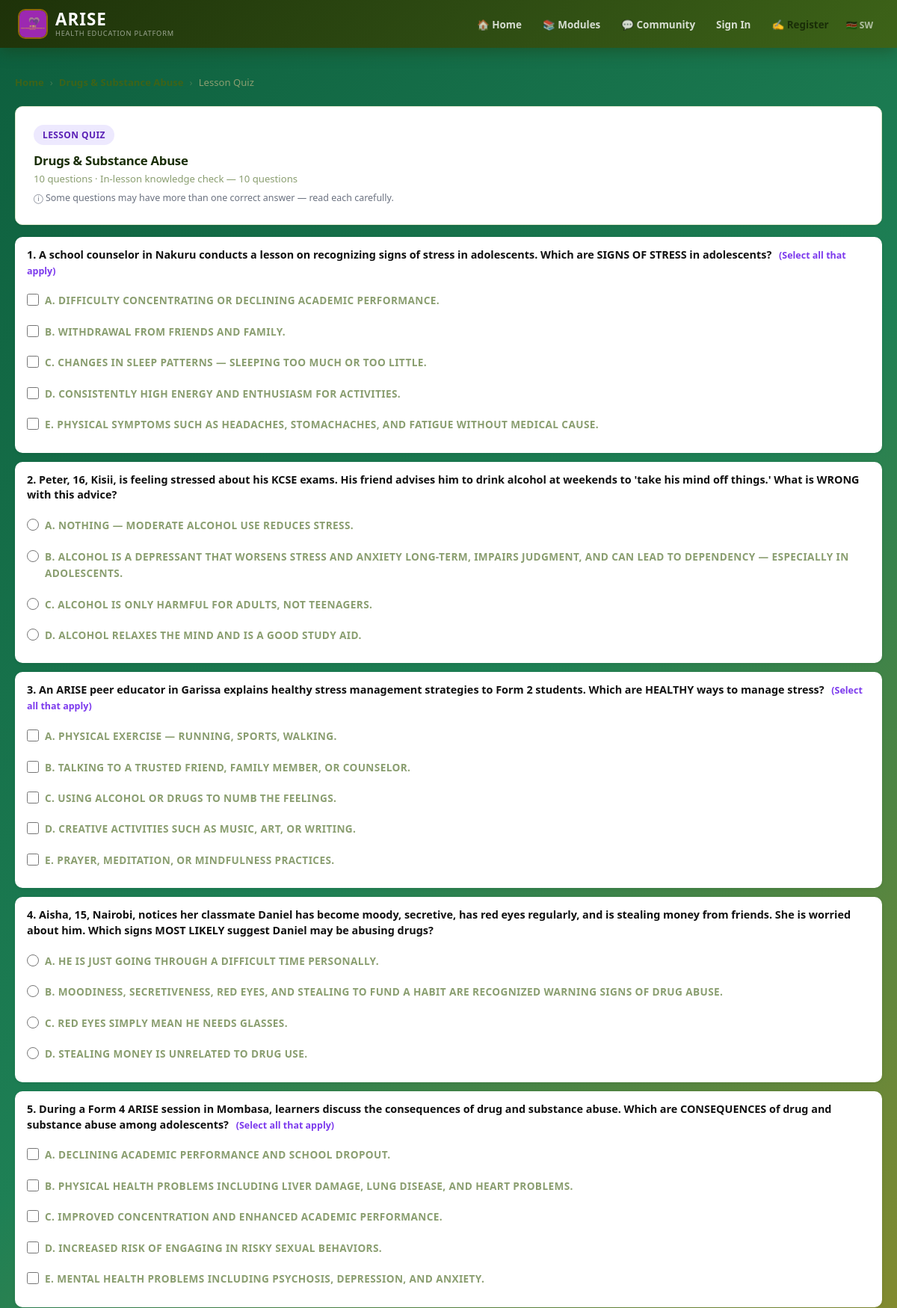
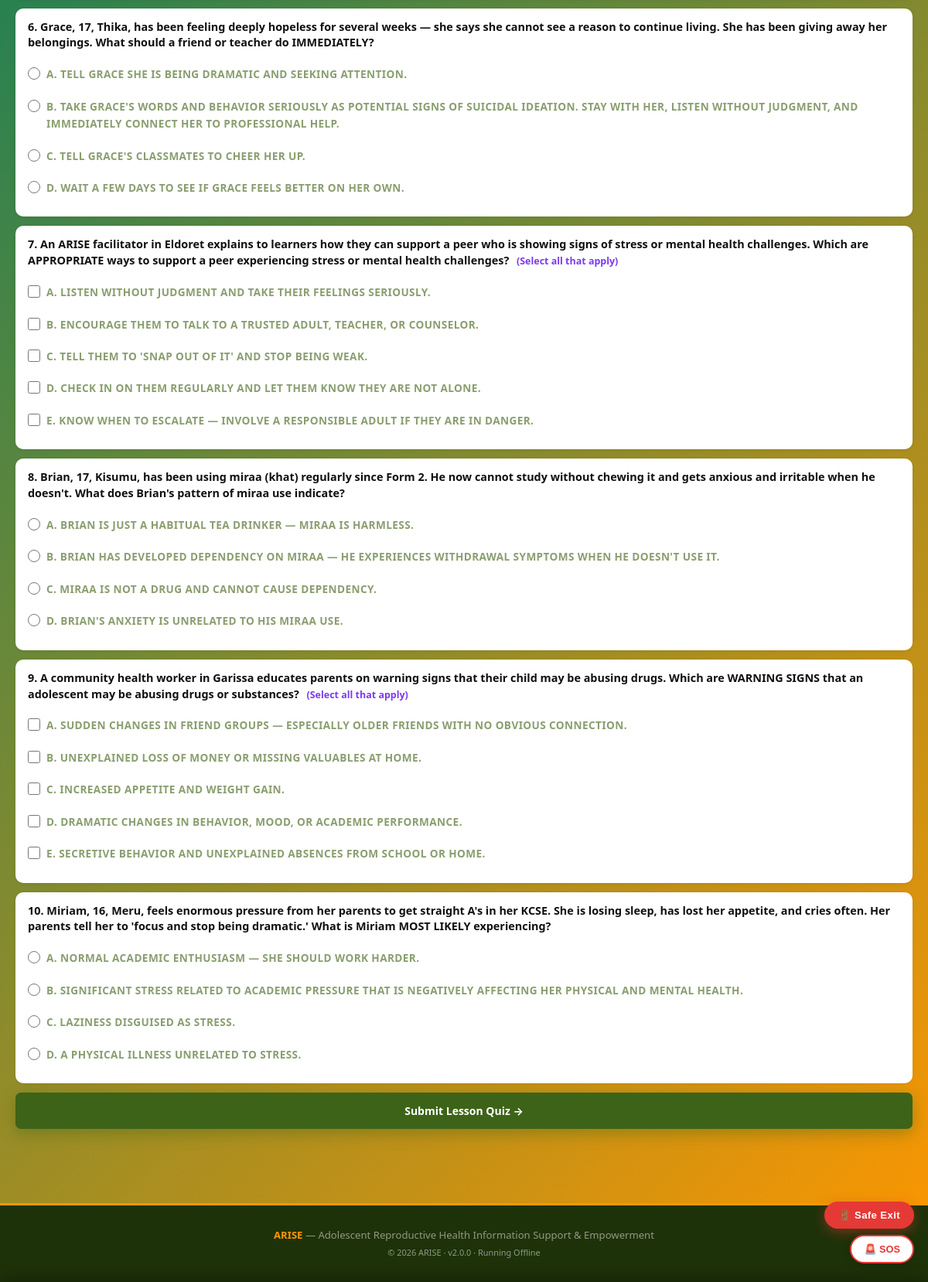
/?p=pre_test&module=drugs-substance-abuse&type=lesson (signed in), run on the app's committed database (2 pictures, top to bottom).
### tables this page shows
CREATE TABLE modules (
    id INTEGER PRIMARY KEY AUTOINCREMENT,
    title TEXT NOT NULL,
    slug TEXT UNIQUE NOT NULL,
    description TEXT,
    icon TEXT DEFAULT '📚',
    sort_order INTEGER DEFAULT 0,
    is_active INTEGER DEFAULT 1,
    created_by INTEGER,
    created_at DATETIME DEFAULT CURRENT_TIMESTAMP
, thumbnail TEXT, content_warning TEXT, school_id TEXT, require_pretest INTEGER DEFAULT 1, require_posttest INTEGER DEFAULT 1);

CREATE TABLE quiz_questions (
    id INTEGER PRIMARY KEY AUTOINCREMENT,
    module_id INTEGER NOT NULL,
    question_type TEXT DEFAULT 'mcq',
    question TEXT NOT NULL,
    option_a TEXT,
    option_b TEXT,
    option_c TEXT,
    option_d TEXT,
    correct_option TEXT,
    explanation TEXT,
    essay_hint TEXT,
    min_words INTEGER DEFAULT 0,
    max_marks INTEGER DEFAULT 1,
    sort_order INTEGER DEFAULT 0, competency TEXT, difficulty TEXT DEFAULT 'MEDIUM', is_published INTEGER DEFAULT 0, option_e TEXT DEFAULT '', section TEXT DEFAULT 'lesson',
    FOREIGN KEY (module_id) REFERENCES modules(id)
);

### includes/config.php (called while the page is built, shortened)
<?php
function db(): SQLite3 {
    static $db = null;
    if ($db === null) {
        $db = new SQLite3(DB_PATH);
        $db->enableExceptions(true);
        $db->exec('PRAGMA journal_mode=WAL');
        $db->exec('PRAGMA foreign_keys=ON');
    }
    return $db;
}
function e(string $str): string {
    return htmlspecialchars($str, ENT_QUOTES, 'UTF-8');
}

### public/pages/pre_test.php (the view, shortened to what this page needs)
<?php
$moduleSlug = $_GET['module'] ?? '';
$testType   = $_GET['type'] ?? 'pre';
$module = $moduleSlug ? db()->querySingle("SELECT * FROM modules WHERE slug='".SQLite3::escapeString($moduleSlug)."' AND is_active=1", true) : null;
function getOpts($q) {
    $opts = [];
    foreach (['a','b','c','d','e'] as $k) {
        $col = 'option_' . $k;
        if (!empty($q[$col])) $opts[$k] = $q[$col];
    }
    return $opts;
}
    ?>
    <?php return;
$questions = [];
$mid = intval($module['id']);
$sectionMap = ['pre' => 'pre', 'post' => 'post', 'lesson' => 'lesson'];
$section = $sectionMap[$testType] ?? 'pre';
$res = db()->query(
    "SELECT * FROM quiz_questions
     WHERE module_id=$mid AND section='" . SQLite3::escapeString($section) . "' AND is_published=1
     ORDER BY sort_order ASC"
);
while ($r = $res->fetchArray(SQLITE3_ASSOC)) $questions[] = $r;
$typeLabel = ['pre' => 'Pre-Test', 'post' => 'Post-Test', 'lesson' => 'Lesson Quiz'][$testType] ?? 'Quiz';
$typeDesc  = ['pre' => 'Before you start &mdash; check what you already know', 'post' => 'After completing &mdash; see how much you\'ve learned', 'lesson' => 'In-lesson knowledge check &mdash; 10 questions'][$testType] ?? '';
$badgeClass = ['pre' => 'badge-pre', 'post' => 'badge-post', 'lesson' => 'badge-lesson'][$testType] ?? 'badge-pre';
?>
<div class="container">
  <div class="breadcrumb"><a href="/arise/">Home</a> <span class="sep">&#8250;</span> <a href="/arise/?p=module&slug=<?= e($moduleSlug) ?>"><?= e($module['title']) ?></a> <span class="sep">&#8250;</span> <span><?= $typeLabel ?></span></div>
  <div class="dp-card" style="margin-bottom:16px">
    <span class="test-type-badge <?= $badgeClass ?>"><?= $typeLabel ?></span>
    <h2 style="font-size:1.05rem;font-weight:800;margin-bottom:4px"><?= e($module['title']) ?></h2>
    <p class="text-muted" style="font-size:.82rem"><?= count($questions) ?> questions &middot; <?= $typeDesc ?></p>
    <?php if ($testType === 'lesson'): ?>
      <div style="font-size:.78rem;color:#6b7280;margin-top:4px;">&#9432; Some questions may have more than one correct answer &mdash; read each carefully.</div>
    <?php endif; ?>
  </div>
  <form method="post">
    <?php foreach ($questions as $i => $q):
      $opts = getOpts($q);
      $isMulti = ($q['question_type'] ?? 'mcq') === 'msq';
      $inputType = $isMulti ? 'checkbox' : 'radio';
      $inputName = $isMulti ? "q{$q['id']}[]" : "q{$q['id']}";
    ?>
    <div class="test-card">
      <div class="qr-q"><?= $i + 1 ?>. <?= e($q['question']) ?>
        <?php if ($isMulti): ?>
          <span style="font-size:.78rem;color:#7c3aed;font-weight:600;margin-left:6px;">(Select all that apply)</span>
        <?php endif; ?>
      </div>
      <?php foreach ($opts as $k => $v): ?>
        <label style="display:flex;align-items:flex-start;gap:8px;padding:7px 0;cursor:pointer;font-size:.85rem">
          <input type="<?= $inputType ?>" name="<?= $inputName ?>" value="<?= $k ?>"
                 style="width:16px;height:16px;margin-top:2px;flex-shrink:0;accent-color:var(--green)">
          <span><strong><?= strtoupper($k) ?>.</strong> <?= e($v) ?></span>
        </label>
      <?php endforeach; ?>
    </div>
    <?php endforeach; ?>
    <button type="submit" class="btn btn-primary" style="width:100%;padding:14px">
      Submit <?= $typeLabel ?> &#8594;
    </button>
  </form>
</div>

### public/css/style.css (style rules this page uses)
:root { --green: #3D6318; --green-dark: #2D4A12; --green-deeper:#1E3209; --green-mid: #4F7E20; --green-light: #D4EDAA; --green-pale: #F0F8E8; --orange: #FF9700; --orange-dark: #E07800; --orange-deeper:#B86200; --orange-light: #FFE4A3; --orange-pale: #FFF7E6; --blue: #1D4ED8; --blue-light: #DBEAFE; --blue-pale: #EFF6FF; --purple: #7C3AED; --purple-light:#EDE9FE; --purple-pale: #F5F3FF; --ok: #3D6318; --ok-l: #D4EDAA; --err: #DC2626; --err-l: #FEE2E2; --warn: #FF9700; --warn-l: #FFE4A3; --info: #1D4ED8; --info-l: #DBEAFE; --dark: #1A2E08; --dark-2: #2D4A12; --mid: #4A6428; --muted: #8A9E70; --border: #DDE8CC; --bg: #F7FAF2; --white: #FFFFFF; --light: #EEF5E4; --shadow: 0 1px 3px rgba(0,0,0,.07), 0 1px 2px rgba(0,0,0,.05); --shadow-md: 0 4px 16px rgba(61,99,24,.14), 0 2px 8px rgba(0,0,0,.06); --shadow-lg: 0 10px 40px rgba(61,99,24,.18), 0 4px 12px rgba(0,0,0,.08); --shadow-g: 0 6px 20px rgba(61,99,24,.4); --shadow-o: 0 6px 20px rgba(255,151,0,.4); --r: 10px; --r-sm: 7px; --r-lg: 18px; --r-full: 9999px; --t: all .18s cubic-bezier(.4,0,.2,1); }
*,*::before,*::after { margin:0;padding:0;box-sizing:border-box; }
html { scroll-behavior:smooth; }
body { font-family:'Segoe UI',system-ui,-apple-system,sans-serif;background:linear-gradient(135deg,#0D5E3D 0%,#1E8055 35%,#FF9700 100%);background-attachment:fixed;color:var(--dark);font-size:15px;line-height:1.65;-webkit-font-smoothing:antialiased;min-height:100vh;overflow-y:scroll; }
h1,h2,h3,h4,h5 { font-family:'Segoe UI',system-ui,-apple-system,sans-serif;font-weight:700;letter-spacing:-.3px;line-height:1.25; }
a { color:var(--green);text-decoration:none;transition:var(--t); }
.container { max-width:1200px;margin:0 auto;padding:36px 20px; }
.dp-card { background:#fff;border-radius:var(--r);padding:24px;box-shadow:var(--shadow);border:1px solid var(--border);margin-bottom:20px;transition:box-shadow .2s; }
.btn { display:inline-flex;align-items:center;justify-content:center;gap:6px;padding:10px 20px;border-radius:var(--r-sm);font-family:inherit;font-weight:700;font-size:.875rem;border:none;cursor:pointer;transition:var(--t);white-space:nowrap; }
.btn-primary { background:var(--green);color:#fff;box-shadow:var(--shadow-g); }
label { display:block;font-size:.75rem;font-weight:700;color:var(--muted);margin-bottom:5px;text-transform:uppercase;letter-spacing:.4px; }
.breadcrumb { display:flex;align-items:center;gap:8px;font-size:.82rem;color:var(--muted);margin-bottom:20px;flex-wrap:wrap; }
.breadcrumb a { color:var(--green);font-weight:600; }
.breadcrumb .sep { opacity:.4; }
.text-muted { color:var(--muted); }
.dp-card,.module-card,.feature-card { animation:fadeUp .15s ease both; }
.qr-q { font-size:.88rem;font-weight:700;margin-bottom:10px; }

### public/pages/pre_test.php (style rules this page uses)
.test-type-badge { display:inline-block;padding:4px 12px;border-radius:20px;font-size:.75rem;font-weight:700;text-transform:uppercase;letter-spacing:.4px;margin-bottom:10px }
.badge-lesson { background:#ede9fe;color:#5b21b6 }
.qr-q { font-size:.9rem;font-weight:700;color:#111;margin-bottom:12px;line-height:1.45 }
.test-card { background:#fff;border-radius:10px;padding:14px 16px;margin-bottom:12px;box-shadow:0 1px 4px rgba(0,0,0,.08) }

### data on the page
modules: title "Drugs & Substance Abuse"
quiz_questions: question "A school counselor in Nakuru conducts a lesson on recognizing signs of stress in adolescents. Which are SIGNS OF STRESS in adolescents?", question_type "(Select all that apply)", k "A", option_a "DIFFICULTY CONCENTRATING OR DECLINING ACADEMIC PERFORMANCE.", k "B", option_b "WITHDRAWAL FROM FRIENDS AND FAMILY.", k "C", option_c "CHANGES IN SLEEP PATTERNS — SLEEPING TOO MUCH OR TOO LITTLE.", k "D", option_d "CONSISTENTLY HIGH ENERGY AND ENTHUSIASM FOR ACTIVITIES.", k "E", option_e "PHYSICAL SYMPTOMS SUCH AS HEADACHES, STOMACHACHES, AND FATIGUE WITHOUT MEDICAL CAUSE."
quiz_questions: question "Peter, 16, Kisii, is feeling stressed about his KCSE exams. His friend advises him to drink alcohol at weekends to 'take his mind off things.' What is WRONG with this advice?", k "A", option_a "NOTHING — MODERATE ALCOHOL USE REDUCES STRESS.", k "B", option_b "ALCOHOL IS A DEPRESSANT THAT WORSENS STRESS AND ANXIETY LONG-TERM, IMPAIRS JUDGMENT, AND CAN LEAD TO DEPENDENCY — ESPECIALLY IN ADOLESCENTS.", k "C", option_c "ALCOHOL IS ONLY HARMFUL FOR ADULTS, NOT TEENAGERS.", k "D", option_d "ALCOHOL RELAXES THE MIND AND IS A GOOD STUDY AID."
quiz_questions: question "An ARISE peer educator in Garissa explains healthy stress management strategies to Form 2 students. Which are HEALTHY ways to manage stress?", question_type "(Select all that apply)", k "A", option_a "PHYSICAL EXERCISE — RUNNING, SPORTS, WALKING.", k "B", option_b "TALKING TO A TRUSTED FRIEND, FAMILY MEMBER, OR COUNSELOR.", k "C", option_c "USING ALCOHOL OR DRUGS TO NUMB THE FEELINGS.", k "D", option_d "CREATIVE ACTIVITIES SUCH AS MUSIC, ART, OR WRITING.", k "E", option_e "PRAYER, MEDITATION, OR MINDFULNESS PRACTICES."
quiz_questions: question "Aisha, 15, Nairobi, notices her classmate Daniel has become moody, secretive, has red eyes regularly, and is stealing money from friends. She is worried about him. Which signs MOST LIKELY suggest Daniel may be abusing drugs?", k "A", option_a "HE IS JUST GOING THROUGH A DIFFICULT TIME PERSONALLY.", k "B", option_b "MOODINESS, SECRETIVENESS, RED EYES, AND STEALING TO FUND A HABIT ARE RECOGNIZED WARNING SIGNS OF DRUG ABUSE.", k "C", option_c "RED EYES SIMPLY MEAN HE NEEDS GLASSES.", k "D", option_d "STEALING MONEY IS UNRELATED TO DRUG USE."
quiz_questions: question "During a Form 4 ARISE session in Mombasa, learners discuss the consequences of drug and substance abuse. Which are CONSEQUENCES of drug and substance abuse among adolescents?", question_type "(Select all that apply)", k "A", option_a "DECLINING ACADEMIC PERFORMANCE AND SCHOOL DROPOUT.", k "B", option_b "PHYSICAL HEALTH PROBLEMS INCLUDING LIVER DAMAGE, LUNG DISEASE, AND HEART PROBLEMS.", k "C", option_c "IMPROVED CONCENTRATION AND ENHANCED ACADEMIC PERFORMANCE.", k "D", option_d "INCREASED RISK OF ENGAGING IN RISKY SEXUAL BEHAVIORS.", k "E", option_e "MENTAL HEALTH PROBLEMS INCLUDING PSYCHOSIS, DEPRESSION, AND ANXIETY."
quiz_questions: question "Grace, 17, Thika, has been feeling deeply hopeless for several weeks — she says she cannot see a reason to continue living. She has been giving away her belongings. What should a friend or teacher do IMMEDIATELY?", k "A", option_a "TELL GRACE SHE IS BEING DRAMATIC AND SEEKING ATTENTION.", k "B", option_b "TAKE GRACE'S WORDS AND BEHAVIOR SERIOUSLY AS POTENTIAL SIGNS OF SUICIDAL IDEATION. STAY WITH HER, LISTEN WITHOUT JUDGMENT, AND IMMEDIATELY CONNECT HER TO PROFESSIONAL HELP.", k "C", option_c "TELL GRACE'S CLASSMATES TO CHEER HER UP.", k "D", option_d "WAIT A FEW DAYS TO SEE IF GRACE FEELS BETTER ON HER OWN."
quiz_questions: question "An ARISE facilitator in Eldoret explains to learners how they can support a peer who is showing signs of stress or mental health challenges. Which are APPROPRIATE ways to support a peer experiencing stress or mental health challenges?", question_type "(Select all that apply)", k "A", option_a "LISTEN WITHOUT JUDGMENT AND TAKE THEIR FEELINGS SERIOUSLY.", k "B", option_b "ENCOURAGE THEM TO TALK TO A TRUSTED ADULT, TEACHER, OR COUNSELOR.", k "C", option_c "TELL THEM TO 'SNAP OUT OF IT' AND STOP BEING WEAK.", k "D", option_d "CHECK IN ON THEM REGULARLY AND LET THEM KNOW THEY ARE NOT ALONE.", k "E", option_e "KNOW WHEN TO ESCALATE — INVOLVE A RESPONSIBLE ADULT IF THEY ARE IN DANGER."
quiz_questions: question "Brian, 17, Kisumu, has been using miraa (khat) regularly since Form 2. He now cannot study without chewing it and gets anxious and irritable when he doesn't. What does Brian's pattern of miraa use indicate?", k "A", option_a "BRIAN IS JUST A HABITUAL TEA DRINKER — MIRAA IS HARMLESS.", k "B", option_b "BRIAN HAS DEVELOPED DEPENDENCY ON MIRAA — HE EXPERIENCES WITHDRAWAL SYMPTOMS WHEN HE DOESN'T USE IT.", k "C", option_c "MIRAA IS NOT A DRUG AND CANNOT CAUSE DEPENDENCY.", k "D", option_d "BRIAN'S ANXIETY IS UNRELATED TO HIS MIRAA USE."
quiz_questions: question "A community health worker in Garissa educates parents on warning signs that their child may be abusing drugs. Which are WARNING SIGNS that an adolescent may be abusing drugs or substances?", question_type "(Select all that apply)", k "A", option_a "SUDDEN CHANGES IN FRIEND GROUPS — ESPECIALLY OLDER FRIENDS WITH NO OBVIOUS CONNECTION.", k "B", option_b "UNEXPLAINED LOSS OF MONEY OR MISSING VALUABLES AT HOME.", k "C", option_c "INCREASED APPETITE AND WEIGHT GAIN.", k "D", option_d "DRAMATIC CHANGES IN BEHAVIOR, MOOD, OR ACADEMIC PERFORMANCE.", k "E", option_e "SECRETIVE BEHAVIOR AND UNEXPLAINED ABSENCES FROM SCHOOL OR HOME."
quiz_questions: question "Miriam, 16, Meru, feels enormous pressure from her parents to get straight A's in her KCSE. She is losing sleep, has lost her appetite, and cries often. Her parents tell her to 'focus and stop being dramatic.' What is Miriam MOST LIKELY experiencing?", k "A", option_a "NORMAL ACADEMIC ENTHUSIASM — SHE SHOULD WORK HARDER.", k "B", option_b "SIGNIFICANT STRESS RELATED TO ACADEMIC PRESSURE THAT IS NEGATIVELY AFFECTING HER PHYSICAL AND MENTAL HEALTH.", k "C", option_c "LAZINESS DISGUISED AS STRESS.", k "D", option_d "A PHYSICAL ILLNESS UNRELATED TO STRESS."

### other printed values
t('home') "Home"
t('modules') "Modules"
t('sign_in') "Sign In"
t('register') "Register"
$typeLabel "Lesson Quiz"
$typeLabel "LESSON QUIZ"
count($questions) "10"
$typeDesc "In-lesson knowledge check — 10 questions"
ARISE_VERSION "2.0.0"
